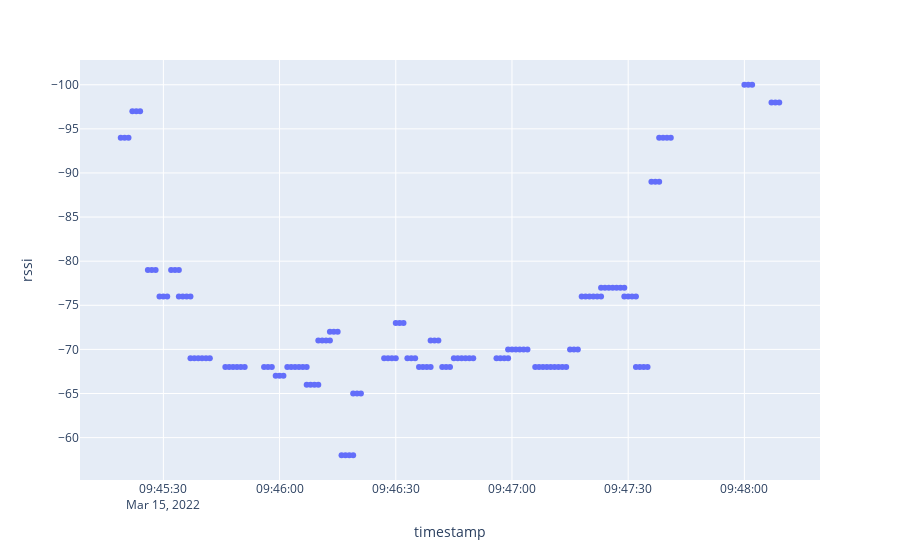

Notebook source saved alongside this figure:
### Code cell
plot_bubbles(
    "SELECT * FROM LOG_LINES where timestamp between '2022-03-15 09:45:00' and '2022-03-15 09:50:00' GROUP BY timestamp, distance")

### Figure 1 — Plotly figure (JSON) as saved in the notebook; plotly's stock layout.template omitted (floating-point values rounded to 4 significant figures; data arrays with more than 128 entries replaced by an {"elided": "..."} marker saying what was removed)
{"data": [{"customdata": {"elided": "143x1 float values"}, "hovertemplate": "timestamp=%{x}<br>rssi=%{y}<br>distance=%{customdata[0]}<extra></extra>", "legendgroup": "", "marker": {"color": "#636efa", "symbol": "circle"}, "mode": "markers", "name": "", "orientation": "v", "showlegend": false, "x": {"elided": "143 str values"}, "xaxis": "x", "y": {"elided": "143 int values"}, "yaxis": "y", "type": "scatter"}], "layout": {"xaxis": {"anchor": "y", "domain": [0.0, 1.0], "title": {"text": "timestamp"}}, "yaxis": {"anchor": "x", "domain": [0.0, 1.0], "title": {"text": "rssi"}, "autorange": "reversed"}, "legend": {"tracegroupgap": 0}, "margin": {"t": 60}}}
